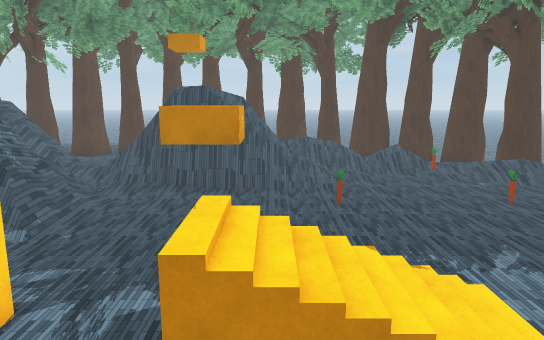
view 1 (above)

24 first-person views from a walk through a 3-D level made in the Unity game engine. The camera is 1.2 m above the floor, tilts 10° down and sees 70° across. The floor is counted in squares, 1 m on a side. Each view is taken from the middle of a square. On the plan, view 1 faces up. The plan holds only what a view shows up to about 15 squares ahead; the rest is blank. The place goes on beyond the plan. The player character is not drawn.

view 2
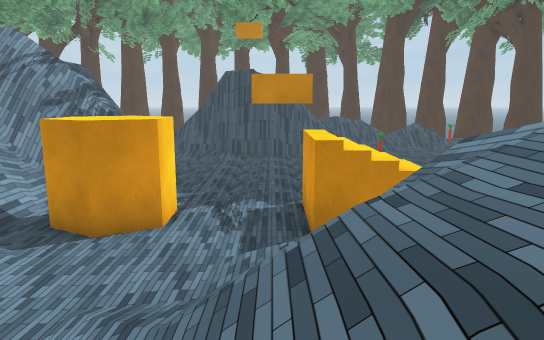

view 3
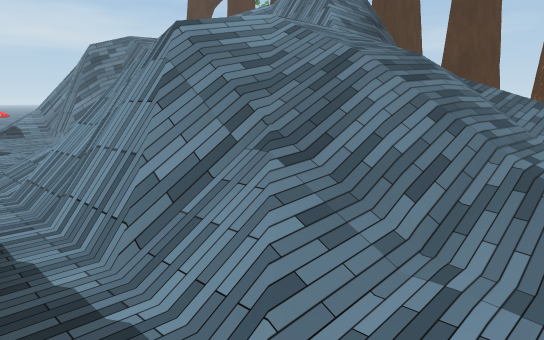

view 4
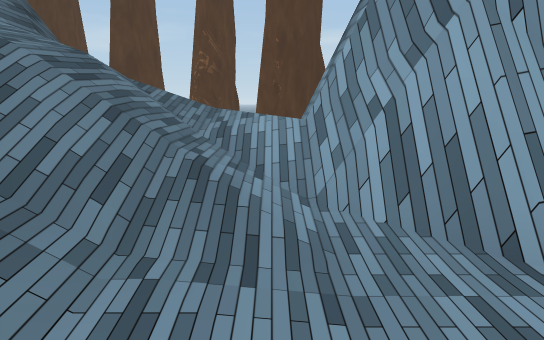

view 5
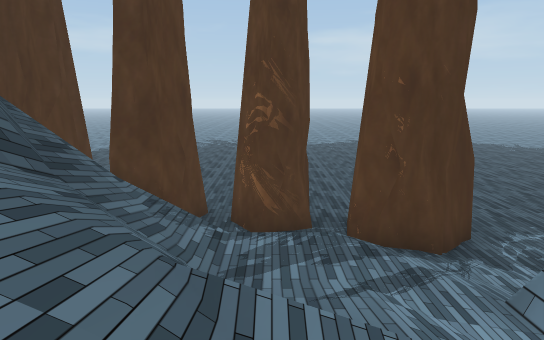

view 6
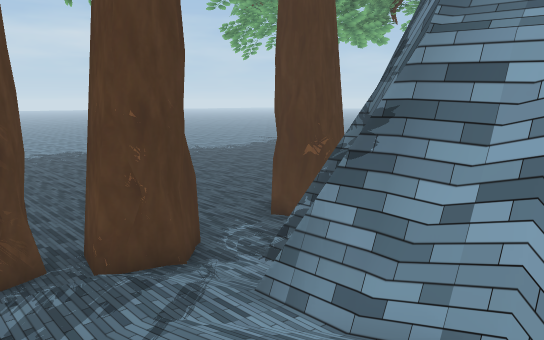

view 7
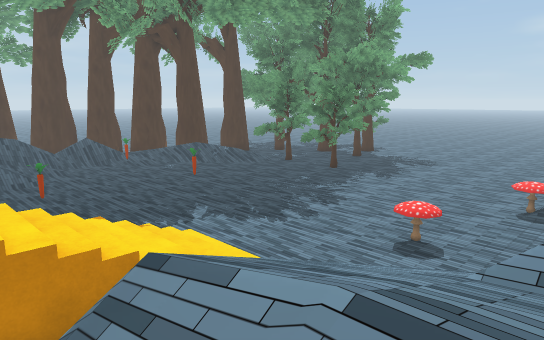

view 8
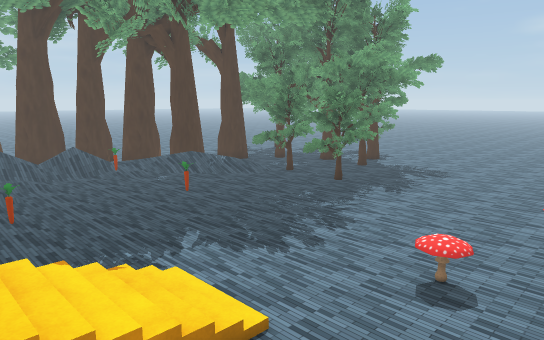

view 9
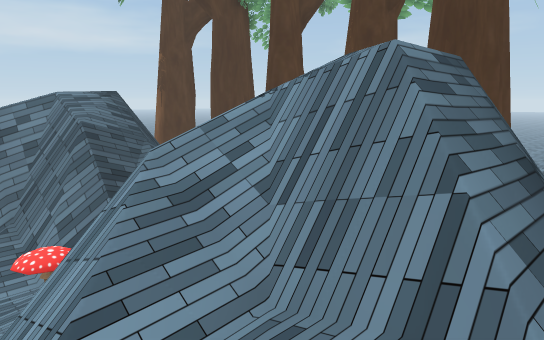

view 10
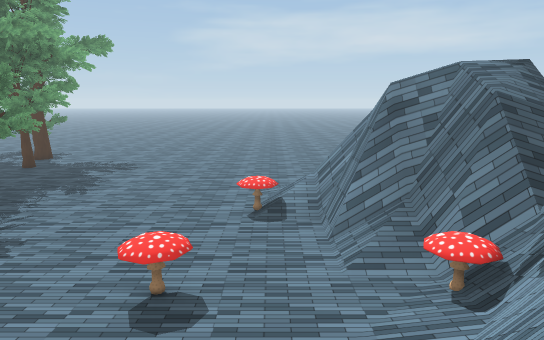

view 11
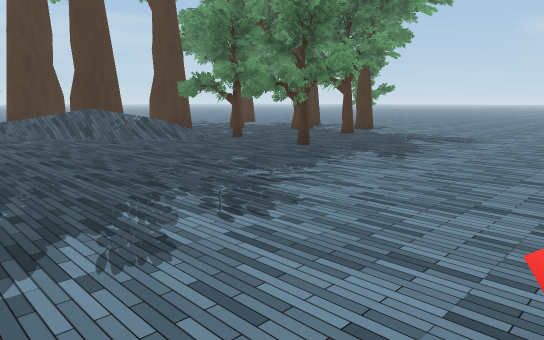

view 12
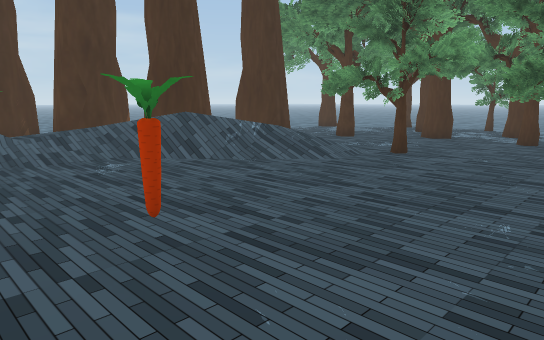

view 13
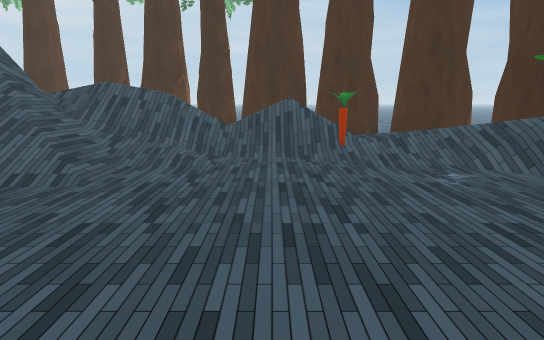

view 14
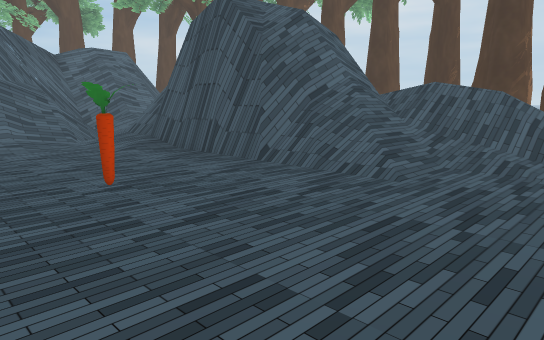

view 15
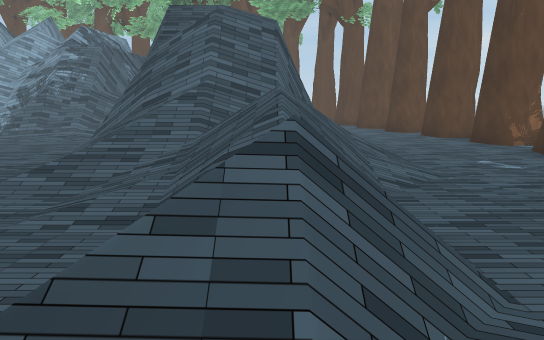

view 16
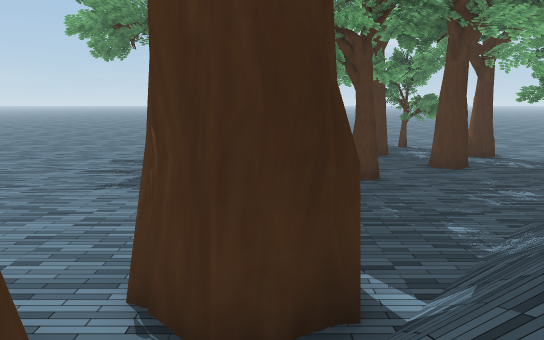

view 17
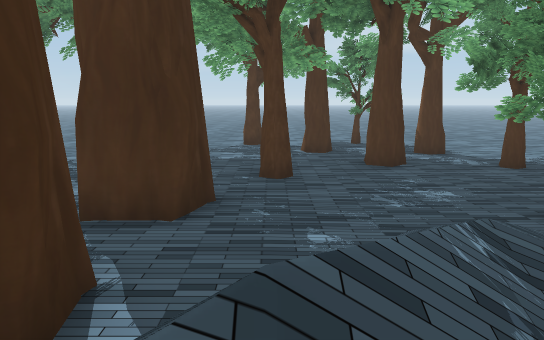

view 18
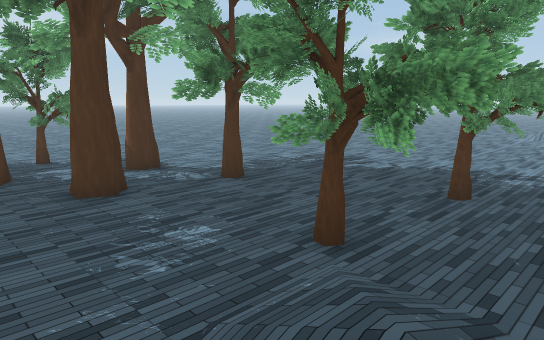

view 19
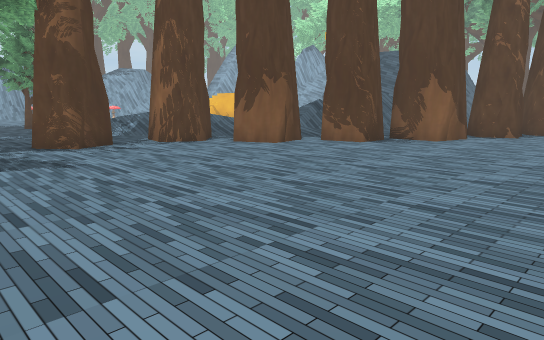

view 20
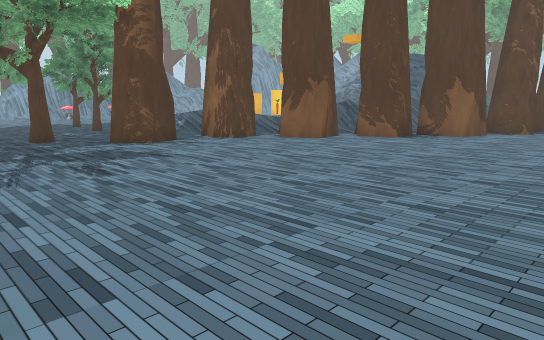

view 21
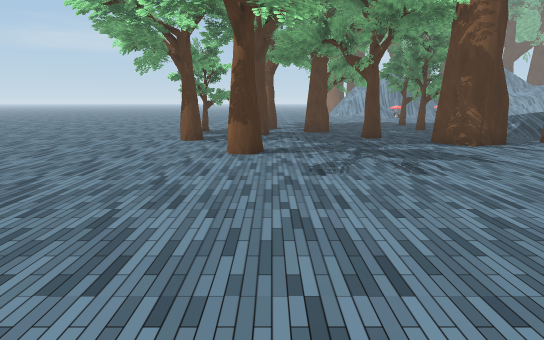

view 22
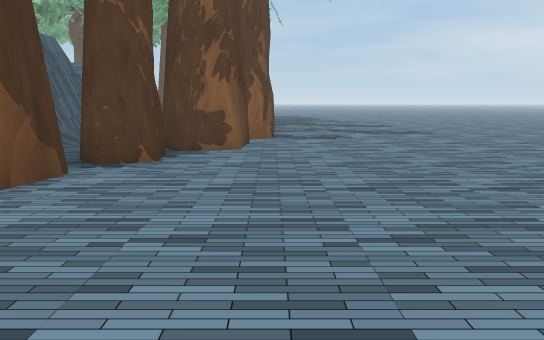

view 23
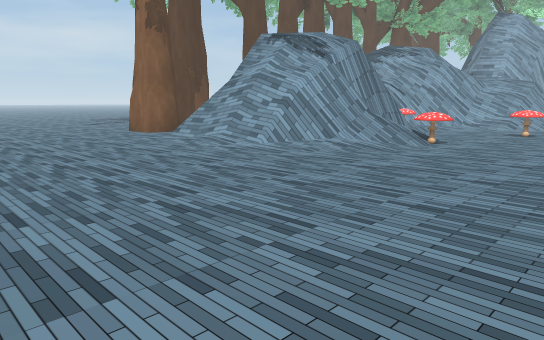

view 24
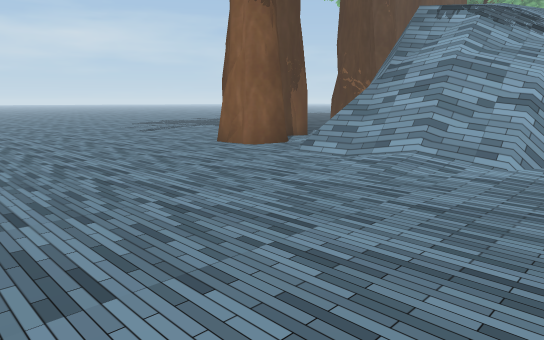

### Floor plan
Key: @ floor where view 1 was taken; # wall or solid block; x gap in a wall; . main floor; : floor 0.25 m higher than the main floor; + floor 0.75 m higher than the main floor; * floor 2.75 m higher than the main floor; % floor 3.25 m higher than the main floor; & floor 3.75 m higher than the main floor; $ floor 4 m higher than the main floor; / step, stairs or slope; = window, fence, low wall or low ledge; ^ raised ledge; M mushroom; T tree; O other object.
Columns run from 9 left of view 1 to 23 right of it. Each row starts with its distance up from view 1.
 30       ..............     .... .
 29      T.TT.....................
 28   TT #.##TT#.....................
 27    T T..T  T.....................
 26    .......TTTT...................
 25    .........TTTTT................
 24    ...........T#TTT..............
 23       ..////...TTT#..............
 22          ////....TTTT............
 21       ### ///  ///.T#T........TT.
 20         #=/////////TTTT........T.
 19         #=//////////.#T.T#.......
 18         #=////...////T..TT......T
 17 //=    ##=///...#..///....TT.....
 16 /// #####=///.......///.......TT.
 15 =/ :::...............///....T.TT.
 14 #^#/..................TTT...TT.TT
 13 #^#/...................TT...T.TTT
 12  ###.......O....#..........TT.T..
 11  ##=..................TT.........
 10  ##=..... ........... TTT........
  9 ###......  ............T.........
  8 #  ......   .....................
  7 #/  .....///.....................
  6 #=.  #..//////...................
  5 ##.###..//////..................
  4   /##...x/////...................
  3   /.....#=#/....M................
  2    ...///===/ ..................
  1    #.///////   ......M/.........
  0   ###////@//=  ....==#///........
 -1    ##///////=##/./O####/=.......
 -2    ##////#==* #=/M=####/#........
 -3    ##////=##% #===### ###:.......
 -4     #////==$&     ###  ##.......
 -5   ##=/++//=       ###  ##.......
 -6   #=//++///         #####.......
 -7 T...T/    =             ........
 -8 T..T##..               TT.......
 -9 T... TT#TTT## TT TT  T. #T.....
-10 ...  .TT.# T# T TTT   # T......
-11 ...  .. ..T TT       TT .......
-12 ..   .. ..              .......

Positions as (right, up) in squares from view 1, and headings:
1: (0, 0), facing up
2: (-2, -3), facing up
3: (-4, 4), facing down-right
4: (-4, 4), facing down
5: (-2, -1), facing down
6: (-1, -1), facing down-left
7: (-1, -1), facing up-right
8: (0, 0), facing up-right
9: (0, 0), facing down-right
10: (2, 1), facing right
11: (6, 3), facing up-right
12: (6, 9), facing up-right
13: (6, 10), facing up
14: (6, 10), facing up-left
15: (9, 20), facing left
16: (9, 19), facing right
17: (10, 17), facing right
18: (12, 17), facing down-right
19: (19, 30), facing down-left
20: (21, 30), facing down-left
21: (21, 30), facing down
22: (12, 29), facing left
23: (23, 6), facing down-left
24: (23, 0), facing down-left
